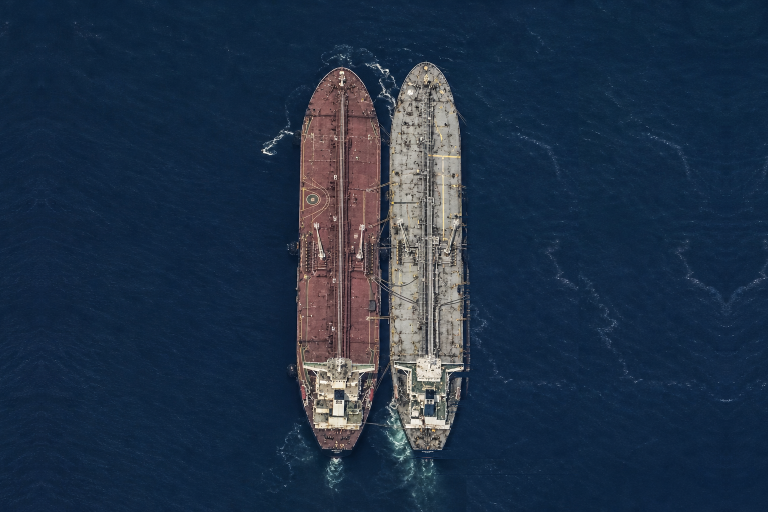
#> input picture src/assets/sts_raft_2.png, 1536 x 1024 px, found by its file name (shown at 1/2 size)
$ python measure3.py
#> lines starting #> are read from the running program, lines starting #| are printed output that depends on the picture; after the words box and inside, x2 and y2 are one past the last pixel; in counts of white or black regions, pixels touching at a corner belong together
import numpy as np
from PIL import Image

im = Image.open('src/assets/sts_raft_2.png').convert('RGB')
#> im is the input picture: PIL image 1536x1024 RGB; mean R, G, B 32.2, 49.4, 70.6
a = np.asarray(im).astype(np.int32)
H, W, _ = a.shape
#> H = 1024; W = 1536
water = a[:, :40, :].reshape(-1, 3).mean(axis=0)
#> water = [16.42, 37.31, 62.53]
dist = np.sqrt(((a - water) ** 2).sum(axis=2))
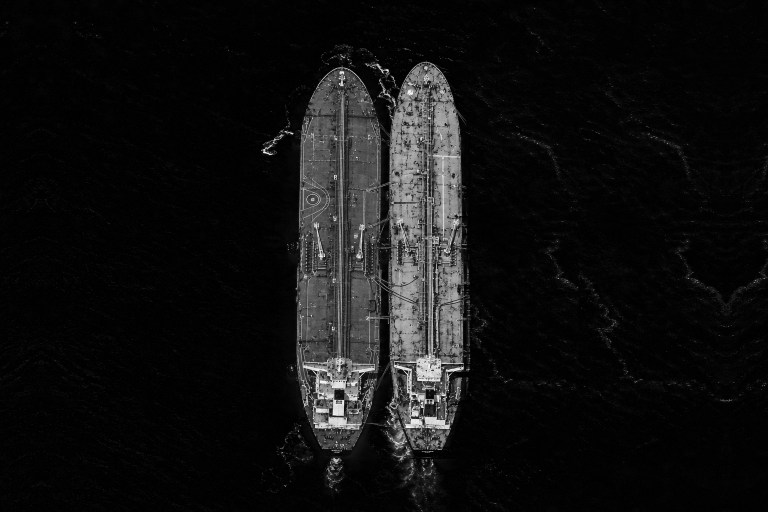
#> dist: shape (1024, 1536) float64 (shown at 1/2 size); min 0.7, max 376, mean 26.2; drawn with min black and max white
mask = dist > 55
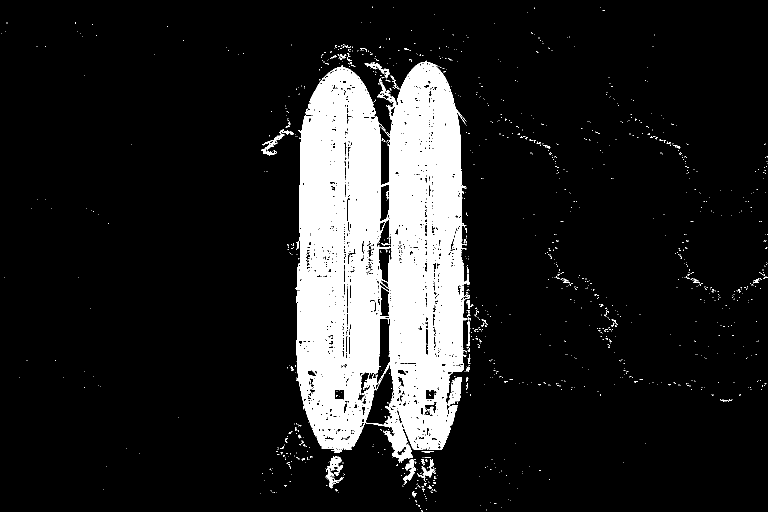
#> mask: shape (1024, 1536) bool (shown at 1/2 size); 12.9% white; 1250 white regions (1204 under 20 px), largest, box (x1, y1, x2, y2) and area: (591, 121, 940, 926) 194502, (896, 755, 924, 812) 850, (651, 913, 688, 977) 838

gap_x = 767
for label, x0, x1 in [('LEFT', 539, gap_x), ('RIGHT', gap_x, 939)]:
    sub = mask[:, x0:x1]
    w = x1 - x0
    # rows that are clearly hull (>=35% of ship width covered), excludes wakes
    row_cov = sub.sum(axis=1)
    rows = np.where(row_cov > 0.35 * w)[0]
    by0, by1 = rows.min(), rows.max()
    # columns clearly hull within the hull rows
    band = sub[by0:by1 + 1, :]
    col_cov = band.sum(axis=0)
    cols = np.where(col_cov > 0.35 * (by1 - by0))[0]
    bx0, bx1 = x0 + cols.min(), x0 + cols.max()
    print(f'{label}: x {bx0}-{bx1} (w {bx1-bx0}), y {by0}-{by1} (h {by1-by0}), '
          f'cx {(bx0+bx1)/2:.0f}, cy {(by0+by1)/2:.0f}')
#> this loop made 2 passes
#> (by0, by1, bx0, bx1) on passes 1 to 2: (165, 882, 598, 760), (138, 898, 779, 923)
#| LEFT: x 598-760 (w 162), y 165-882 (h 717), cx 679, cy 524
#| RIGHT: x 779-923 (w 144), y 138-898 (h 760), cx 851, cy 518
#> pass 1, `sub = mask[:, x0:x1]`:
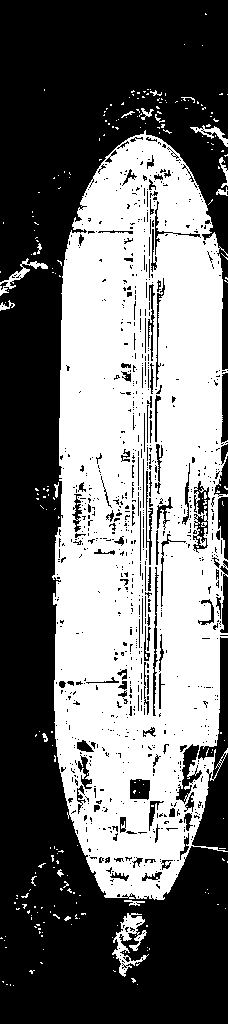
#> sub: shape (1024, 228) bool; 44.2% white; 246 white regions (226 under 20 px), largest, box (x1, y1, x2, y2) and area: (52, 130, 228, 900) 100329, (112, 913, 149, 977) 838, (0, 258, 48, 296) 347
#> pass 1, `band = sub[by0:by1 + 1, :]`:
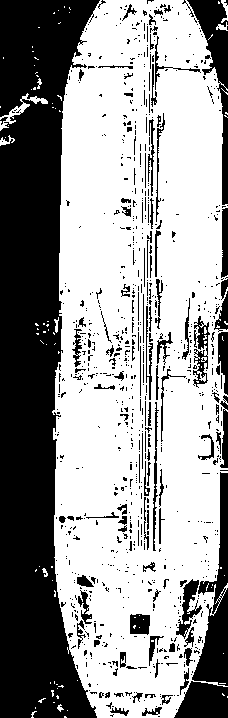
#> band: shape (718, 228) bool; 60.4% white; 875 black regions (760 under 20 px), largest, box (x1, y1, x2, y2) and area: (0, 0, 100, 718) 44988, (192, 472, 228, 686) 3266, (187, 0, 228, 205) 2497
#> pass 2, `sub = mask[:, x0:x1]`:
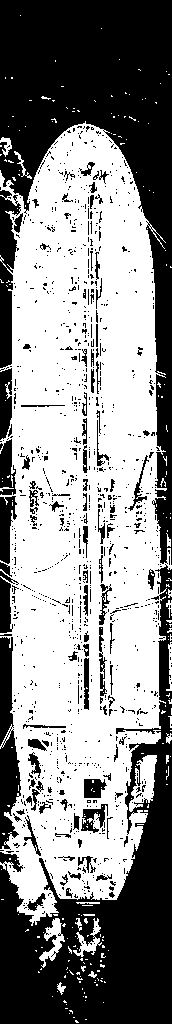
#> sub: shape (1024, 172) bool; 55.3% white; 1135 black regions (1026 under 20 px), largest, box (x1, y1, x2, y2) and area: (0, 0, 172, 565) 33570, (0, 564, 172, 1024) 27591, (0, 637, 21, 850) 2818
#> pass 2, `band = sub[by0:by1 + 1, :]`:
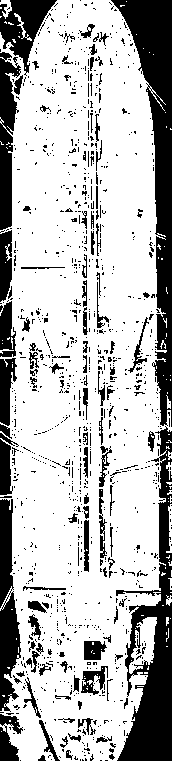
#> band: shape (761, 172) bool; 72.5% white; 1116 black regions (1004 under 20 px), largest, box (x1, y1, x2, y2) and area: (111, 0, 172, 427) 8538, (116, 426, 172, 761) 7228, (0, 499, 21, 712) 2818

$ run again, with src/assets/sts_raft_3.png copied over src/assets/sts_raft_2.png
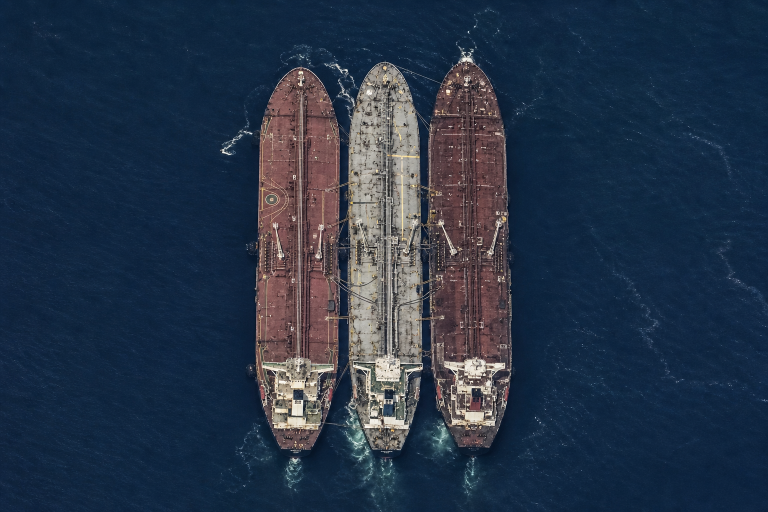
#> input picture src/assets/sts_raft_3.png, 1536 x 1024 px, found by its file name (shown at 1/2 size)
#> im is the input picture: PIL image 1536x1024 RGB; mean R, G, B 38, 52.2, 71.4
#> water = [16.68, 37.27, 62.91]
#> `mask = dist > 55`:
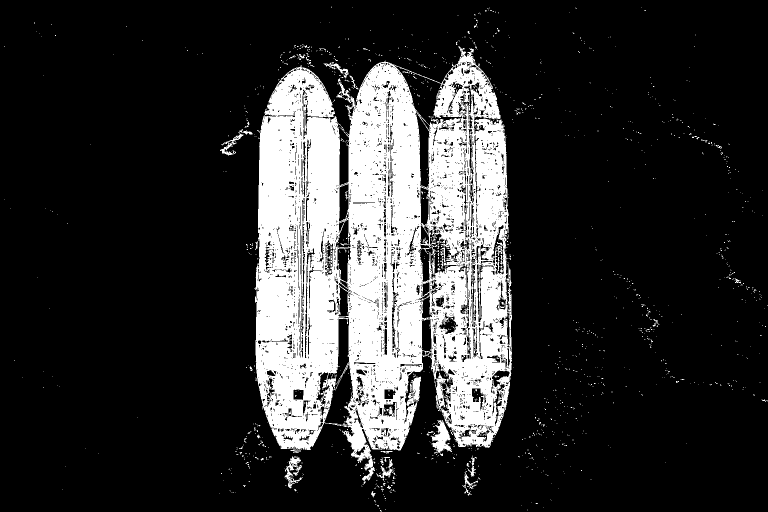
#> mask: shape (1024, 1536) bool (shown at 1/2 size); 18.6% white; 1473 white regions (1426 under 20 px), largest, box (x1, y1, x2, y2) and area: (509, 92, 1024, 968) 282533, (861, 840, 904, 906) 1390, (569, 913, 606, 977) 836
#> the loop `for label, x0, x1 in [('LEFT', 539, gap_x), ('RIGHT', gap_x, 939)]:` made 2 passes
#> (by0, by1, bx0, bx1) on passes 1 to 2: (144, 897, 539, 766), (136, 894, 767, 938)
#> (printed output is left out)
#> pass 2, `band = sub[by0:by1 + 1, :]`:
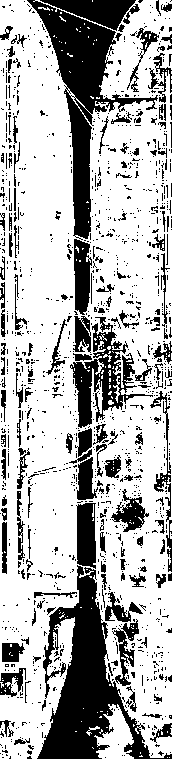
#> band: shape (759, 172) bool; 69.7% white; 1289 black regions (1134 under 20 px), largest, box (x1, y1, x2, y2) and area: (37, 565, 172, 759) 8950, (27, 0, 158, 240) 7238, (70, 317, 153, 428) 2936

$ run again, with src/assets/sts_raft_4.png copied over src/assets/sts_raft_2.png
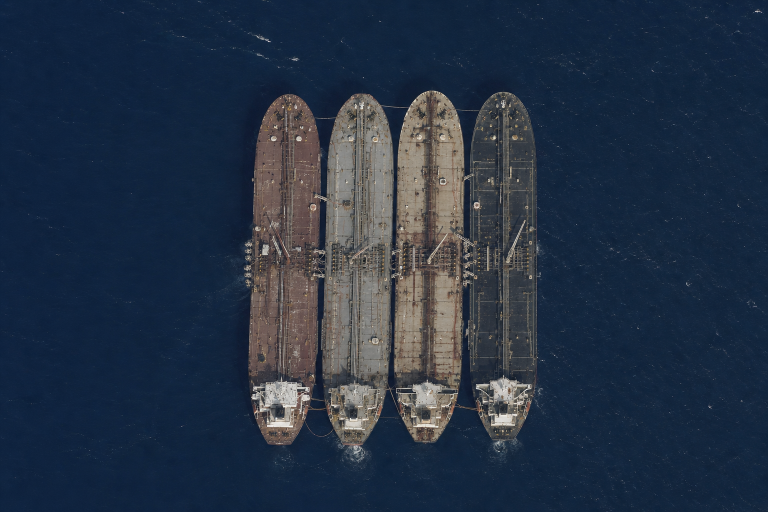
#> input picture src/assets/sts_raft_4.png, 1536 x 1024 px, found by its file name (shown at 1/2 size)
#> im is the input picture: PIL image 1536x1024 RGB; mean R, G, B 37, 50.1, 68.2
#> water = [15.45, 35.05, 62.52]
#> `mask = dist > 55`:
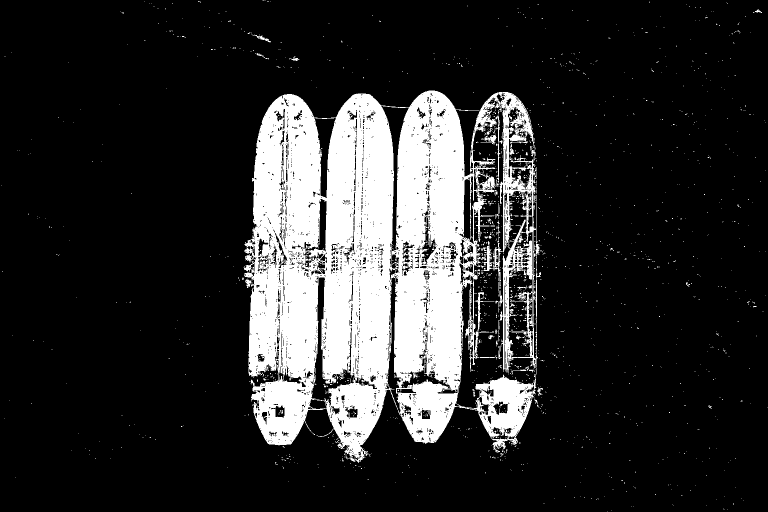
#> mask: shape (1024, 1536) bool (shown at 1/2 size); 17.7% white; 1758 white regions (1708 under 20 px), largest, box (x1, y1, x2, y2) and area: (487, 181, 1082, 926) 269378, (962, 482, 1005, 562) 914, (989, 231, 1001, 361) 316
#> the loop `for label, x0, x1 in [('LEFT', 539, gap_x), ('RIGHT', gap_x, 939)]:` made 2 passes
#> (by0, by1, bx0, bx1) on passes 1 to 2: (193, 888, 539, 766), (196, 860, 767, 927)
#> (printed output is left out)
#> pass 2, `band = sub[by0:by1 + 1, :]`:
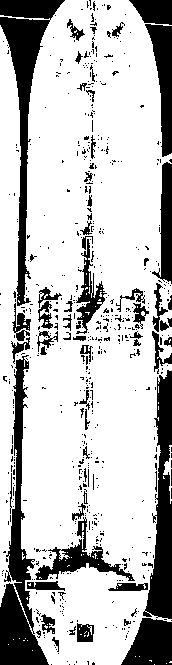
#> band: shape (665, 172) bool; 75.4% white; 616 black regions (555 under 20 px), largest, box (x1, y1, x2, y2) and area: (0, 355, 49, 665) 4902, (0, 0, 65, 306) 4775, (143, 370, 172, 619) 3824

$ run again, with src/assets/sts_raft_5.png copied over src/assets/sts_raft_2.png
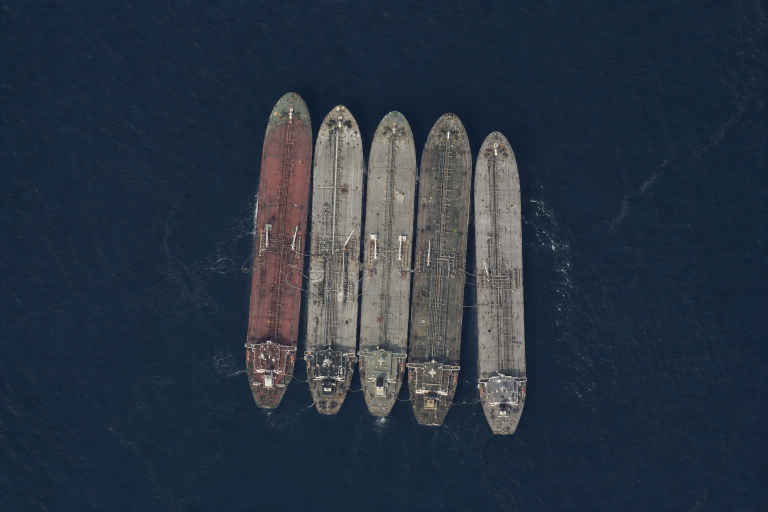
#> input picture src/assets/sts_raft_5.png, 1536 x 1024 px, found by its file name (shown at 1/2 size)
#> im is the input picture: PIL image 1536x1024 RGB; mean R, G, B 41, 52.2, 65.9
#> water = [23.74, 39.29, 57.87]
#> `mask = dist > 55`:
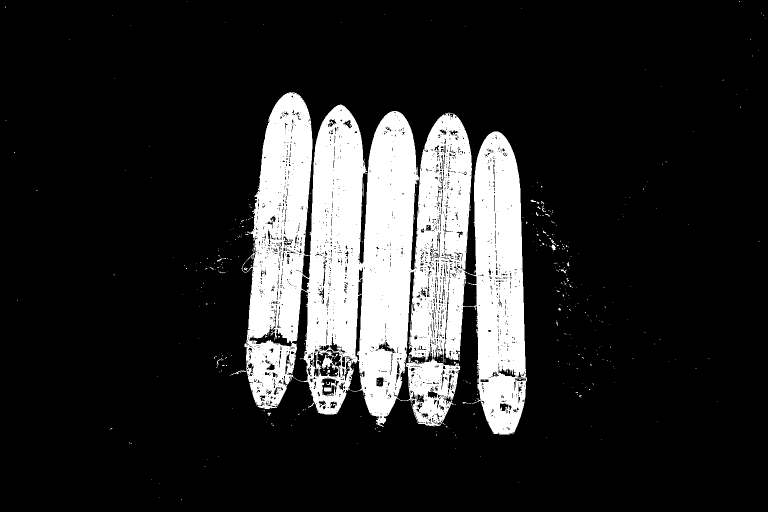
#> mask: shape (1024, 1536) bool (shown at 1/2 size); 16.6% white; 502 white regions (482 under 20 px), largest, box (x1, y1, x2, y2) and area: (469, 184, 1054, 869) 258764, (1103, 489, 1112, 500) 63, (817, 712, 821, 725) 43
#> the loop `for label, x0, x1 in [('LEFT', 539, gap_x), ('RIGHT', gap_x, 939)]:` made 2 passes
#> (by0, by1, bx0, bx1) on passes 1 to 2: (212, 814, 539, 766), (231, 828, 767, 934)
#> (printed output is left out)
#> pass 2, `band = sub[by0:by1 + 1, :]`:
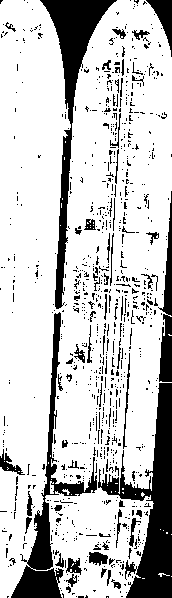
#> band: shape (598, 172) bool; 78% white; 920 black regions (845 under 20 px), largest, box (x1, y1, x2, y2) and area: (98, 383, 172, 598) 5763, (40, 0, 117, 309) 4533, (11, 312, 97, 598) 3833
